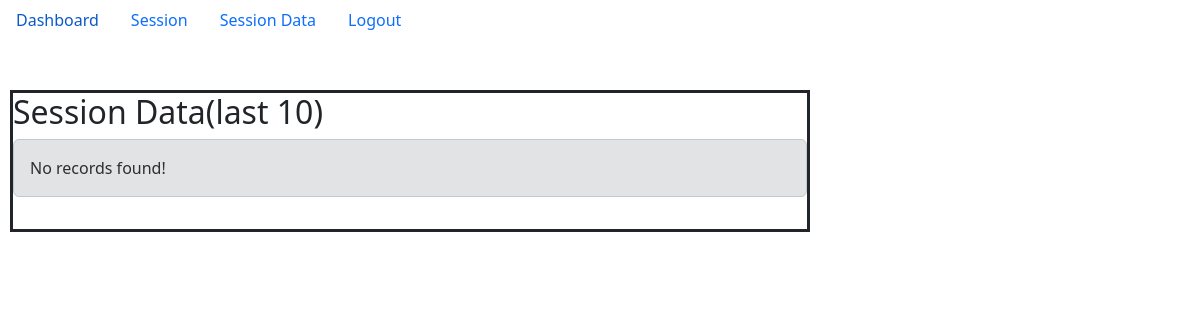
/sessionD/ (signed in), run on an earlier commit of the app's database.
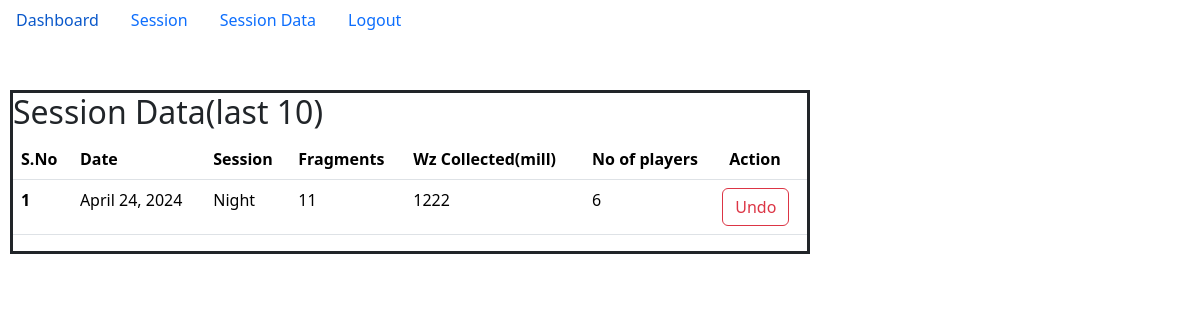
And on a later commit of the database.
### fragments/models.py (models this page shows, shortened)
class sess(models.Model):
    dateSession=models.DateField()
    time_of_day = models.CharField(max_length=7, choices=[('morning', 'Morning'), ('night', 'Night')])
    noFrag = models.PositiveIntegerField()
    wzCollected = models.PositiveIntegerField()
    noPlayers=models.PositiveIntegerField()
    player_ids=models.CharField(max_length=255, default="1,2,3")

### fragments/views.py (the view)
# urls.py: path('sessionD/', views.session_data, name='sessionD'),
@login_required(login_url='loginpage')
def session_data(request):
    allsession=sess.objects.all().order_by('-id')[:10]
    return render(request, 'fragments/sessData.html',{"sessD":allsession })

### fragments/templates/fragments/sessData.html (shortened to what this page needs)
{% extends 'fragments/base.html' %}
{% block body %}
    <div class="container-table"
        style="margin-top: 50px; margin-left: 10px; margin-right: 10px;  border: solid; width: 800px;">
        <table class="table">
            <h2>Session Data(last 10)</h2>
            {% if sessD|length == 0 %}
            <div class="alert alert-secondary" role="alert">
                No records found!
            </div>
            {% else %}
            <thead>
                <tr>
                    <th scope="col">S.No</th>
                    <th scope="col">Date</th>
                    <th scope="col">Session</th>
                    <th scope="col">Fragments</th>
                    <th scope="col">Wz Collected(mill)</th>
                    <th scope="col">No of players</th>
                    <th scope="col">Action</th>
                </tr>
            </thead>
            <tbody>
                {% for d in sessD %}
                <tr>
                    <th scope="row">{{ forloop.counter }}</th>
                    <td>{{ d.dateSession }}</td>
                    <td>{{ d.time_of_day }}</td>
                    <td>{{ d.noFrag }}</td>
                    <td>{{ d.wzCollected }}</td>
                    <td>{{ d.noPlayers }}</td>
                    <td><a href="{% url 'undo' d.id %}" type="button" class="btn btn-outline-danger"
                            style="margin-left: -7px;">Undo</button></td>
                </tr>
                {% endfor %}
            </tbody>
            {% endif %}
        </table>
    </div>
{% endblock body %}

What changed in the data, as far as the page shows it:
added sess: dateSession "April 24, 2024", time_of_day "Night", noFrag "11", wzCollected "1222", noPlayers "6"
Also different on the page:
text no longer shown: "No records found!"
text now shown: "S.No Date Session Fragments Wz Collected(mill) No of players Action"
